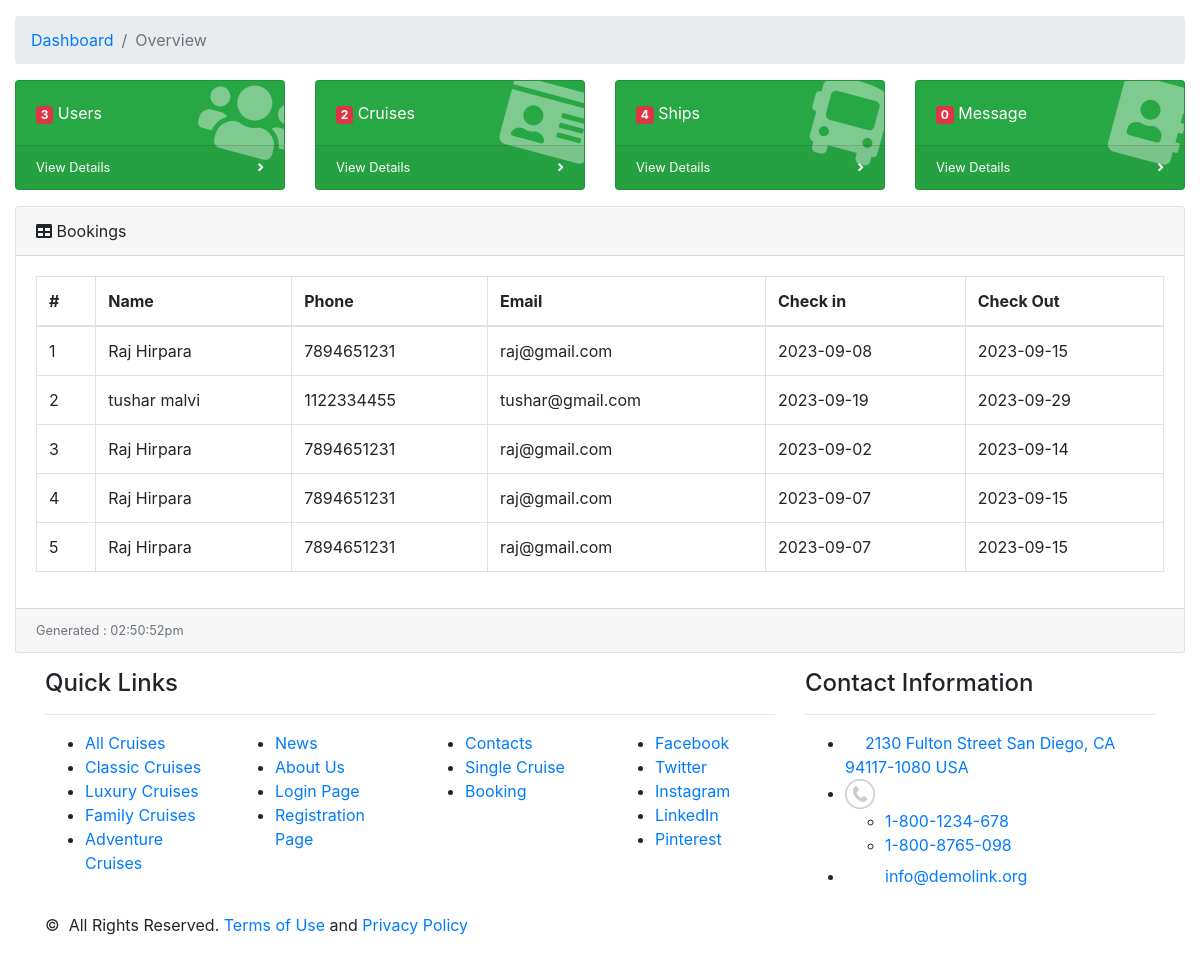
Page /admin/admin-dashboard.php on the committed database.
### tables this page shows
CREATE TABLE `book` (
  `b_id` int(10) NOT NULL,
  `b_in` date NOT NULL,
  `b_out` date NOT NULL,
  `b_guests` varchar(100) NOT NULL,
  `u_id` int(10) NOT NULL
);

CREATE TABLE `users` (
  `u_id` int(10) NOT NULL,
  `u_fname` varchar(100) NOT NULL,
  `u_lname` varchar(100) NOT NULL,
  `u_dob` date NOT NULL,
  `u_country` varchar(100) NOT NULL,
  `u_email` varchar(255) NOT NULL,
  `u_pwd` varchar(100) NOT NULL,
  `u_phone` varchar(10) NOT NULL,
  `u_img` varchar(255) NOT NULL
);

### admin/admin-dashboard.php (the view, shortened to what this page needs)
<!DOCTYPE html>
<html lang="en">
<head>
  <link href="vendor/fontawesome-free/css/all.min.css" rel="stylesheet" type="text/css">
  <link href="vendor/datatables/dataTables.bootstrap4.css" rel="stylesheet">
  <link href="vendor/css/sb-admin.css" rel="stylesheet">
</head>
<body id="page-top">
  <div id="wrapper">
    <div id="content-wrapper">
      <div class="container-fluid">
        <ol class="breadcrumb">
          <li class="breadcrumb-item">
            <a href="#">Dashboard</a>
          </li>
          <li class="breadcrumb-item active">Overview</li>
        </ol>
        <div class="row">
          <div class="col-xl-3 col-sm-6 mb-3">
            <div class="card text-white bg-success o-hidden h-100">
              <div class="card-body">
                <div class="card-body-icon">
                  <i class="fas fa-fw fa-users"></i>
                </div>
                <?php
                $result = "SELECT * FROM users";
                $stmt = mysqli_query($conn, $result);
                $user = mysqli_num_rows($stmt);
                ?>
                <div class="mr-5"><span class="badge badge-danger"><?php echo $user; ?></span> Users</div>
              </div>
              <a class="card-footer text-white clearfix small z-1" href="admin-view-user.php">
                <span class="float-left">View Details</span>
                <span class="float-right">
                  <i class="fas fa-angle-right"></i>
                </span>
              </a>
            </div>
          </div>
          <div class="col-xl-3 col-sm-6 mb-3">
            <div class="card text-white bg-success o-hidden h-100">
              <div class="card-body">
                <div class="card-body-icon">
                  <i class="fas fa-fw fa fa-id-card"></i>
                </div>
                <?php
                $result = "SELECT * FROM cruises";
                $stmt = mysqli_query($conn, $result);
                $cruise = mysqli_num_rows($stmt);
                ?>
                <div class="mr-5"><span class="badge badge-danger"><?php echo $cruise; ?></span> Cruises</div>
              </div>
              <a class="card-footer text-white clearfix small z-1" href="admin-view-cruise.php">
                <span class="float-left">View Details</span>
                <span class="float-right">
                  <i class="fas fa-angle-right"></i>
                </span>
              </a>
            </div>
          </div>
          <div class="col-xl-3 col-sm-6 mb-3">
            <div class="card text-white bg-success o-hidden h-100">
              <div class="card-body">
                <div class="card-body-icon">
                  <i class="fas fa-fw fa fa-bus"></i>
                </div>
                <?php
                $result = "SELECT * FROM `ships`";
                $stmt = mysqli_query($conn, $result);
                $ships = mysqli_num_rows($stmt);
                ?>
                <div class="mr-5"><span class="badge badge-danger"><?= $ships; ?></span> Ships</div>
              </div>
              <a class="card-footer text-white clearfix small z-1" href="admin-view-ship.php">
                <span class="float-left">View Details</span>
                <span class="float-right">
                  <i class="fas fa-angle-right"></i>
                </span>
              </a>
            </div>
          </div>
          <div class="col-xl-3 col-sm-6 mb-3">
            <div class="card text-white bg-success o-hidden h-100">
              <div class="card-body">
                <div class="card-body-icon">
                  <i class="fas fa-fw fa fa-address-book"></i>
                </div>
                <?php
                $result = "SELECT * FROM `message`";
                $stmt = mysqli_query($conn, $result);
                $msgs = mysqli_num_rows($stmt);
                ?>
                <div class="mr-5"><span class="badge badge-danger"><?php echo $msgs; ?></span> Message</div>
              </div>
              <a class="card-footer text-white clearfix small z-1" href="admin-view-feedback.php">
                <span class="float-left">View Details</span>
                <span class="float-right">
                  <i class="fas fa-angle-right"></i>
                </span>
              </a>
            </div>
          </div>
        </div>
        <div class="card mb-3">
          <div class="card-header">
            <i class="fas fa-table"></i>
            Bookings
          </div>
          <div class="card-body">
            <div class="table-responsive">
              <table class="table table-bordered" id="dataTable" width="100%" cellspacing="0">
                <thead>
                  <tr>
                    <th>#</th>
                    <th>Name</th>
                    <th>Phone</th>
                    <th>Email</th>
                    <th>Check in</th>
                    <th>Check Out</th>
                  </tr>
                </thead>
                <tbody>
                  <?php
                  $ret = "SELECT * FROM `book`";
                  $data = mysqli_query($conn, $ret);
                  $total = mysqli_num_rows($data);
                  if ($total > 0) {
                    $cnt = 1;
                    while ($row = mysqli_fetch_assoc($data)) {
                      $uid = $row['u_id'];
                      $r1 = "select * from `users` where u_id = $uid";
                      $res = mysqli_query($conn, $r1);
                      $d1 = mysqli_fetch_assoc($res);
                  ?>
                      <tr>
                        <td><?= $cnt; ?></td>
                        <td><?= $d1['u_fname'] . " " . $d1['u_lname']; ?></td>
                        <td><?= $d1['u_phone']; ?></td>
                        <td><?= $d1['u_email']; ?></td>
                        <td><?= $row['b_in']; ?></td>
                        <td><?= $row['b_out']; ?></td>
                      </tr>
                  <?php
                      $cnt = $cnt + 1;
                    }
                  } else {
                    echo '<p class="empty">no booking added yet!</p>';
                  }
                  ?>
                </tbody>
              </table>
            </div>
          </div>
          <div class="card-footer small text-muted">
            <?php
            echo "Generated : " . date("h:i:sa");
            ?>
          </div>
        </div>
      </div>
      <?php include("vendor/inc/footer.php"); ?>
    </div>
  </div>
</body>
</html>

### rows in the picture
book: u.u_fname "Raj", u.u_lname "Hirpara", u.u_phone "7894651231", u.u_email "raj@gmail.com", b_in "2023-09-08", b_out "2023-09-15"
book: u.u_fname "tushar", u.u_lname "malvi", u.u_phone "1122334455", u.u_email "tushar@gmail.com", b_in "2023-09-19", b_out "2023-09-29"
book: u.u_fname "Raj", u.u_lname "Hirpara", u.u_phone "7894651231", u.u_email "raj@gmail.com", b_in "2023-09-02", b_out "2023-09-14"
book: u.u_fname "Raj", u.u_lname "Hirpara", u.u_phone "7894651231", u.u_email "raj@gmail.com", b_in "2023-09-07", b_out "2023-09-15"
book: u.u_fname "Raj", u.u_lname "Hirpara", u.u_phone "7894651231", u.u_email "raj@gmail.com", b_in "2023-09-07", b_out "2023-09-15"

### other values in the picture
$user "3"
$cruise "2"
$ships "4"
$msgs "0"
